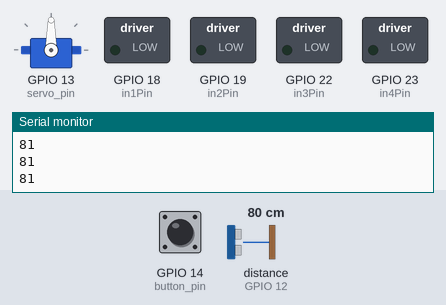
This sketch was run on a simulated ESP32. On the bench: servo, switched loads named in the sketch (green lamp = pin HIGH), the last lines printed to the serial monitor. Dashed ring = blinking. Inputs (shaded band) come from the test bench; at power-on: GPIO 14 (button_pin) LOW, distance to the obstacle (sensor on GPIO 12) 80 cm. The echo pulse lasts 58.3 µs per cm.

Above: at 1.2 s.
1.3 s: GPIO 14 (button_pin) pulled HIGH for 1 s
At 1.76 s:
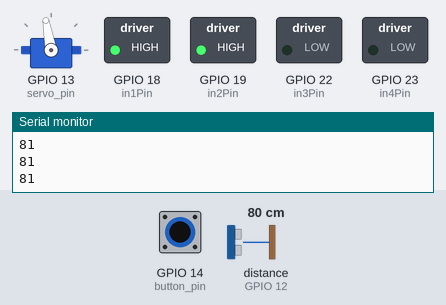
4.0 s: GPIO 14 (button_pin) pulled HIGH for 0.15 s
At 5.5 s:
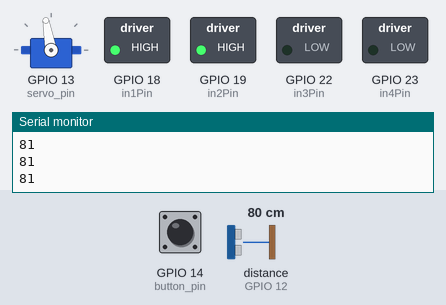
5.8 s: distance to the obstacle (sensor on GPIO 12) set to 26 cm
7.3 s: distance to the obstacle (sensor on GPIO 12) set to 22 cm
At 8.7 s:
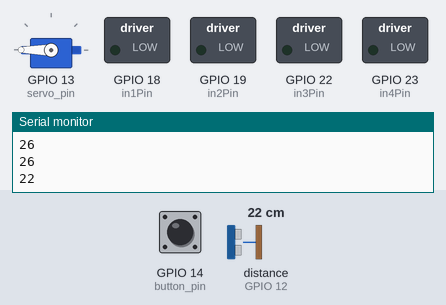
10.3 s: distance to the obstacle (sensor on GPIO 12) set to 35 cm
At 14.18 s:
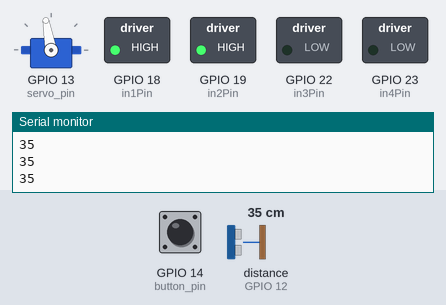
Timing chart, 0 to 14.3 s (numbered marks = the images above; inputs shaded):
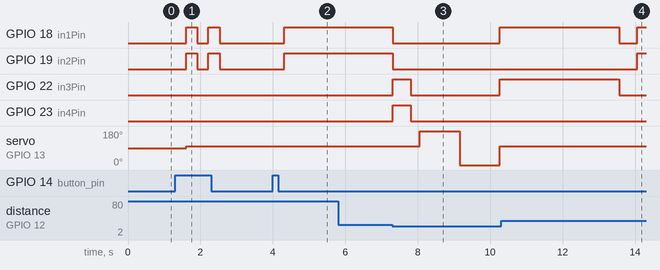

The sketch:

Auto_Robot.ino
```cpp
#include <ESP32Servo.h>
#include <NewPing.h>

#define TRIGGER_PIN  5  // Arduino pin tied to trigger pin on the ultrasonic sensor.
#define ECHO_PIN     12  // Arduino pin tied to echo pin on the ultrasonic sensor.
#define MAX_DISTANCE 200 // Maximum distance we want to ping for (in centimeters). Maximum sensor distance is rated at 400-500cm.

const int in1Pin = 18;
const int in2Pin = 19;
const int in3Pin = 22;
const int in4Pin = 23;
const int servo_pin = 13;
const int button_pin = 14;
int button_state;
int robot_state;
int distances;
int distancesLeft;
int distancesRight;
int min_distances = 0;
int max_distances = 25;
NewPing sonar(TRIGGER_PIN, ECHO_PIN, MAX_DISTANCE); // NewPing setup of pins and maximum distance.

Servo myservo;
void setup() {
  Serial.begin(9600);
  pinMode(button_pin, INPUT);
  pinMode(in1Pin, OUTPUT);
  pinMode(in2Pin, OUTPUT);
  pinMode(in3Pin, OUTPUT);
  pinMode(in4Pin, OUTPUT);
	ESP32PWM::allocateTimer(0);
	ESP32PWM::allocateTimer(1);
	ESP32PWM::allocateTimer(2);
	ESP32PWM::allocateTimer(3);
	myservo.setPeriodHertz(50);
	myservo.attach(servo_pin, 700, 5000);
}

void loop() {
  button_state = digitalRead(button_pin);
  distances = sonar.ping_cm();
   Serial.println(distances);
  if(robot_state == 0){
   Stop();
  }
  else{
  if(distances > min_distances && distances < max_distances){
    Backward();
    delay(500);
    Stop();
    delay(250);
    check_Left_Right();
  }
  else{
    myservo.write(100);
    Forward();
  }
  }

  if(button_state == 1){
    robot_state ++;
    delay(300);
    if(robot_state > 1) robot_state = 0;
  }
}
void check_Left_Right(){
  myservo.write(180);
	delay(1000);
  distancesLeft = sonar.ping_cm();
  delay(100);
  myservo.write(0);
	delay(1000);
  distancesRight = sonar.ping_cm();
  delay(100);
  myservo.write(100);
  if(distancesLeft > distancesRight){
   turnLeft();
   delay(1650);
   Stop();
   delay(500);
  }
  else if(distancesLeft < distancesRight){
   turnRight();
   delay(1650);
   Stop();
   delay(500);
  }
  else{
  turnRight();
  delay(3300);
  Stop();
  delay(500);
  }
}
void Forward() {
  digitalWrite(in1Pin, HIGH);
  digitalWrite(in2Pin, HIGH);
  digitalWrite(in3Pin, LOW);
  digitalWrite(in4Pin, LOW);
}

void Backward() {
  digitalWrite(in1Pin, LOW);
  digitalWrite(in2Pin, LOW);
  digitalWrite(in3Pin, HIGH);
  digitalWrite(in4Pin, HIGH);

}

void turnLeft() {
  digitalWrite(in1Pin, LOW);
  digitalWrite(in2Pin, HIGH);
  digitalWrite(in3Pin, LOW);
  digitalWrite(in4Pin, HIGH);

}

void turnRight() {
  digitalWrite(in1Pin, HIGH);
  digitalWrite(in2Pin, LOW);
  digitalWrite(in3Pin, HIGH);
  digitalWrite(in4Pin, LOW);

}

void Stop() {
  digitalWrite(in1Pin, LOW);
  digitalWrite(in2Pin, LOW);
  digitalWrite(in3Pin, LOW);
  digitalWrite(in4Pin, LOW);
}
```

Measured:
- the behaviour switches between 25 and 24 cm on distance to the obstacle (sensor on GPIO 12) (found by bisection; images 2 and 3)
- after the input at 1.3 s, GPIO 18 (in1Pin), GPIO 19 (in2Pin): alternates HIGH for 0.31 s and LOW for 0.31 s, 4 changes in all, then stays LOW, starting after 0.31 s; servo on GPIO 13 (servo_pin): 90° → 100° after 0.31 s
- after the input at 4.0 s, GPIO 18 (in1Pin), GPIO 19 (in2Pin): LOW → HIGH after 0.31 s
- after the input at 7.3 s, GPIO 18 (in1Pin): HIGH → LOW at once, → HIGH 3.0 s later; GPIO 19 (in2Pin): HIGH → LOW at once; GPIO 22 (in3Pin): LOW → HIGH at once, → LOW 0.50 s later, → HIGH 2.5 s later; GPIO 23 (in4Pin): LOW → HIGH at once, → LOW 0.50 s later; servo on GPIO 13 (servo_pin): 100° → 180° after 0.75 s, → 0° 1.1 s later, → 100° 1.1 s later
- after the input at 10.3 s, GPIO 19 (in2Pin): LOW → HIGH after 3.8 s; GPIO 23 (in4Pin): stays LOW (without the input it goes to HIGH after 3.8 s)
